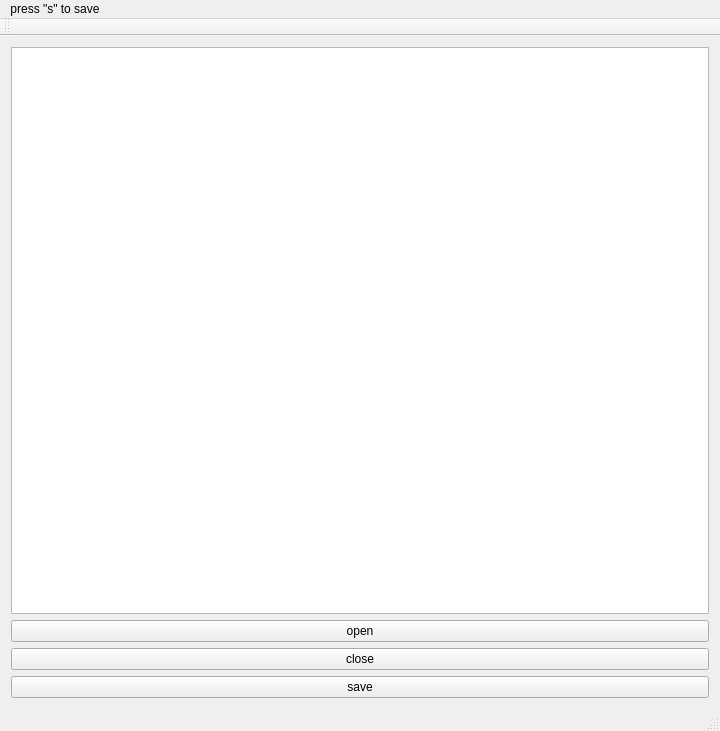
<?xml version="1.0" encoding="UTF-8"?>
<ui version="4.0">
 <class>MainWindow</class>
 <widget class="QMainWindow" name="MainWindow">
  <property name="geometry">
   <rect>
    <x>0</x>
    <y>0</y>
    <width>720</width>
    <height>731</height>
   </rect>
  </property>
  <property name="windowTitle">
   <string>MainWindow</string>
  </property>
  <widget class="QWidget" name="centralWidget">
   <layout class="QVBoxLayout" name="verticalLayout">
    <item>
     <widget class="QGraphicsView" name="graphicsView"/>
    </item>
    <item>
     <widget class="QPushButton" name="pushButton">
      <property name="text">
       <string>open</string>
      </property>
     </widget>
    </item>
    <item>
     <widget class="QPushButton" name="pushButton_2">
      <property name="text">
       <string>close</string>
      </property>
     </widget>
    </item>
    <item>
     <widget class="QPushButton" name="pushButton_3">
      <property name="text">
       <string>save</string>
      </property>
     </widget>
    </item>
   </layout>
  </widget>
  <widget class="QMenuBar" name="menuBar">
   <property name="geometry">
    <rect>
     <x>0</x>
     <y>0</y>
     <width>720</width>
     <height>31</height>
    </rect>
   </property>
   <widget class="QMenu" name="menuPress_s_to_save">
    <property name="title">
     <string>press &quot;s&quot; to save</string>
    </property>
   </widget>
   <addaction name="menuPress_s_to_save"/>
  </widget>
  <widget class="QToolBar" name="mainToolBar">
   <attribute name="toolBarArea">
    <enum>TopToolBarArea</enum>
   </attribute>
   <attribute name="toolBarBreak">
    <bool>false</bool>
   </attribute>
  </widget>
  <widget class="QStatusBar" name="statusBar"/>
 </widget>
 <layoutdefault spacing="6" margin="11"/>
 <resources/>
 <connections/>
</ui>
